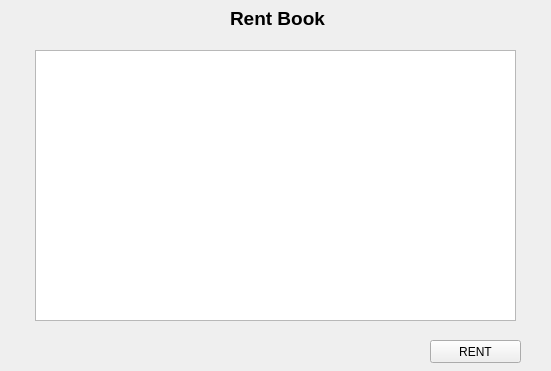
<?xml version="1.0" encoding="UTF-8"?>
<ui version="4.0">
 <class>Frame</class>
 <widget class="QFrame" name="Frame">
  <property name="geometry">
   <rect>
    <x>0</x>
    <y>0</y>
    <width>551</width>
    <height>371</height>
   </rect>
  </property>
  <property name="windowTitle">
   <string>Frame</string>
  </property>
  <widget class="QLabel" name="label">
   <property name="geometry">
    <rect>
     <x>230</x>
     <y>10</y>
     <width>131</width>
     <height>16</height>
    </rect>
   </property>
   <property name="font">
    <font>
     <pointsize>14</pointsize>
     <weight>75</weight>
     <bold>true</bold>
    </font>
   </property>
   <property name="text">
    <string>Rent Book</string>
   </property>
  </widget>
  <widget class="QPushButton" name="rentButton">
   <property name="geometry">
    <rect>
     <x>430</x>
     <y>340</y>
     <width>91</width>
     <height>23</height>
    </rect>
   </property>
   <property name="text">
    <string>RENT</string>
   </property>
  </widget>
  <widget class="QTableWidget" name="bookTable">
   <property name="geometry">
    <rect>
     <x>35</x>
     <y>50</y>
     <width>481</width>
     <height>271</height>
    </rect>
   </property>
  </widget>
 </widget>
 <resources/>
 <connections/>
</ui>
